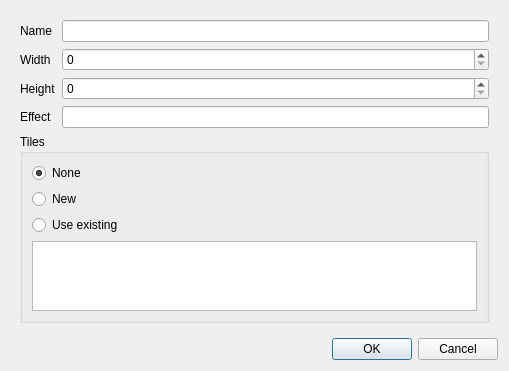
<?xml version="1.0" encoding="UTF-8"?>
<ui version="4.0">
 <class>NewLayerDialog</class>
 <widget class="QDialog" name="NewLayerDialog">
  <property name="geometry">
   <rect>
    <x>0</x>
    <y>0</y>
    <width>509</width>
    <height>355</height>
   </rect>
  </property>
  <property name="windowTitle">
   <string>Dialog</string>
  </property>
  <layout class="QVBoxLayout" name="verticalLayout_2">
   <item>
    <widget class="QWidget" name="widget" native="true">
     <layout class="QGridLayout" name="gridLayout">
      <item row="0" column="1">
       <widget class="QLineEdit" name="editName"/>
      </item>
      <item row="1" column="1">
       <widget class="QSpinBox" name="spinWidth"/>
      </item>
      <item row="1" column="0">
       <widget class="QLabel" name="label">
        <property name="text">
         <string>Width</string>
        </property>
       </widget>
      </item>
      <item row="0" column="0">
       <widget class="QLabel" name="label_3">
        <property name="text">
         <string>Name</string>
        </property>
       </widget>
      </item>
      <item row="2" column="0">
       <widget class="QLabel" name="label_2">
        <property name="text">
         <string>Height</string>
        </property>
       </widget>
      </item>
      <item row="2" column="1">
       <widget class="QSpinBox" name="spinHeight"/>
      </item>
      <item row="3" column="0">
       <widget class="QLabel" name="label_4">
        <property name="text">
         <string>Effect</string>
        </property>
       </widget>
      </item>
      <item row="3" column="1">
       <widget class="QLineEdit" name="editEffect"/>
      </item>
      <item row="4" column="0" colspan="2">
       <widget class="QGroupBox" name="groupBox">
        <property name="title">
         <string>Tiles</string>
        </property>
        <layout class="QVBoxLayout" name="verticalLayout">
         <item>
          <widget class="QRadioButton" name="radioNone">
           <property name="text">
            <string>None</string>
           </property>
           <property name="checked">
            <bool>true</bool>
           </property>
           <attribute name="buttonGroup">
            <string notr="true">TileRadioGroup</string>
           </attribute>
          </widget>
         </item>
         <item>
          <widget class="QRadioButton" name="radioNew">
           <property name="text">
            <string>New</string>
           </property>
           <attribute name="buttonGroup">
            <string notr="true">TileRadioGroup</string>
           </attribute>
          </widget>
         </item>
         <item>
          <widget class="QRadioButton" name="radioExisting">
           <property name="text">
            <string>Use existing</string>
           </property>
           <attribute name="buttonGroup">
            <string notr="true">TileRadioGroup</string>
           </attribute>
          </widget>
         </item>
         <item>
          <widget class="QListView" name="listView"/>
         </item>
        </layout>
       </widget>
      </item>
     </layout>
    </widget>
   </item>
   <item>
    <widget class="QDialogButtonBox" name="buttonBox">
     <property name="orientation">
      <enum>Qt::Horizontal</enum>
     </property>
     <property name="standardButtons">
      <set>QDialogButtonBox::Cancel|QDialogButtonBox::Ok</set>
     </property>
    </widget>
   </item>
  </layout>
 </widget>
 <resources/>
 <connections>
  <connection>
   <sender>buttonBox</sender>
   <signal>accepted()</signal>
   <receiver>NewLayerDialog</receiver>
   <slot>accept()</slot>
   <hints>
    <hint type="sourcelabel">
     <x>248</x>
     <y>254</y>
    </hint>
    <hint type="destinationlabel">
     <x>157</x>
     <y>274</y>
    </hint>
   </hints>
  </connection>
  <connection>
   <sender>buttonBox</sender>
   <signal>rejected()</signal>
   <receiver>NewLayerDialog</receiver>
   <slot>reject()</slot>
   <hints>
    <hint type="sourcelabel">
     <x>316</x>
     <y>260</y>
    </hint>
    <hint type="destinationlabel">
     <x>286</x>
     <y>274</y>
    </hint>
   </hints>
  </connection>
 </connections>
 <buttongroups>
  <buttongroup name="TileRadioGroup"/>
 </buttongroups>
</ui>
